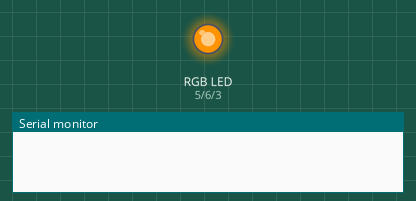
Bench run of a sketch on a simulated Arduino Uno, built with avr-gcc and run on an emulated ATmega328P. On the bench: an RGB LED mixed from three pins (HIGH = lit), the last lines printed to the serial monitor.

Above: at 0.05 s.
At 9.46 s:
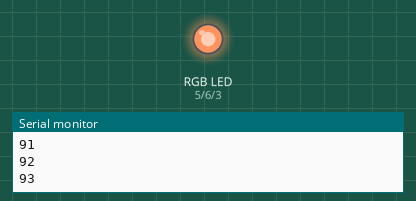
At 19.98 s:
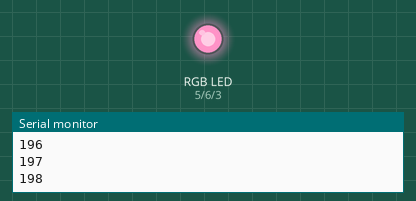
At 25.59 s:
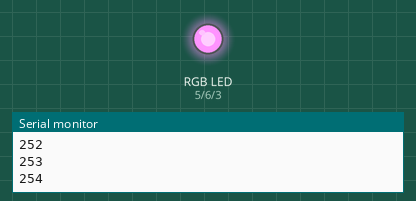
At 39.93 s:
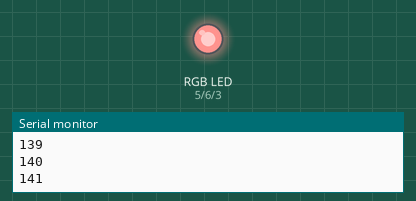
Timing chart, 0 to 40.0 s (numbered marks = the images above):
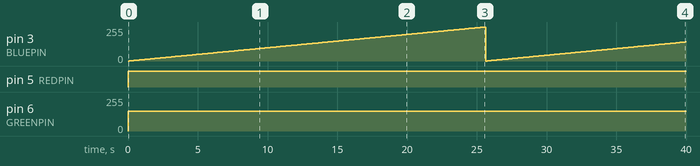

The sketch:

05052019_neopixel_test2_RGB_strip.ino
```cpp
// color swirl! connect an RGB LED to the PWM pins as indicated
// in the #defines
// public domain, enjoy!

#define REDPIN 5
#define GREENPIN 6
#define BLUEPIN 3

#define FADESPEED 100     // make this higher to slow down

void setup() {

  Serial.begin(9600);
  pinMode(REDPIN, OUTPUT);
  pinMode(GREENPIN, OUTPUT);
  pinMode(BLUEPIN, OUTPUT);
}


void loop() {
  int r, g, b;

analogWrite(REDPIN, 255);
analogWrite(GREENPIN, 147);

  for (b = 0; b < 256; b++) {
    analogWrite(BLUEPIN, b);
    delay(FADESPEED);
    Serial.println(b);
  }

//  // fade from blue to violet
//  for (r = 0; r < 256; r++) {
//    analogWrite(REDPIN, r);
//    delay(FADESPEED);
//  }
//  // fade from violet to red
//  for (b = 255; b > 0; b--) {
//    analogWrite(BLUEPIN, b);
//    delay(FADESPEED);
//  }
//  // fade from red to yellow
//  for (g = 0; g < 256; g++) {
//    analogWrite(GREENPIN, g);
//    delay(FADESPEED);
//  }
//  // fade from yellow to green
//  for (r = 255; r > 0; r--) {
//    analogWrite(REDPIN, r);
//    delay(FADESPEED);
//  }
//  // fade from green to teal
//  for (b = 0; b < 256; b++) {
//    analogWrite(BLUEPIN, b);
//    delay(FADESPEED);
//  }
//  // fade from teal to blue
//  for (g = 255; g > 0; g--) {
//    analogWrite(GREENPIN, g);
//    delay(FADESPEED);
//  }
}
```

Measured:
- by itself, pin 5 (REDPIN): LOW → HIGH at 0.00 s
- by itself, pin 6 (GREENPIN): 0/255 → 147/255 at 0.00 s
- by itself, pin 3 (BLUEPIN): 0/255 → 1/255 at 0.10 s, → 2/255 0.10 s later, → 3/255 0.10 s later, → 4/255 0.10 s later, … (399 changes in this stretch)
